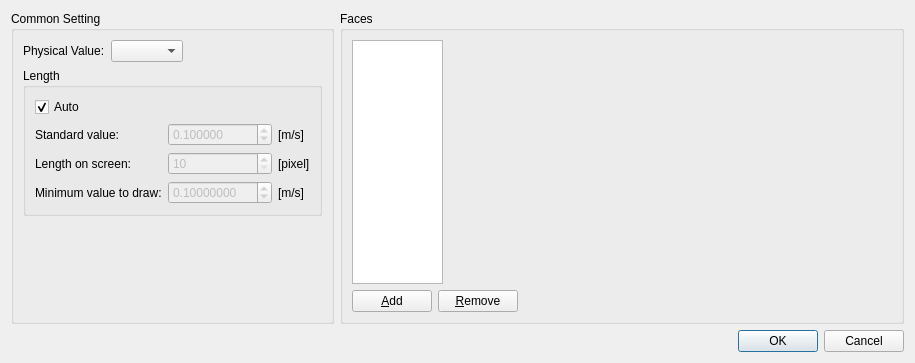
<?xml version="1.0" encoding="UTF-8"?>
<ui version="4.0">
 <class>Post3dWindowNodeVectorArrowSettingDialog</class>
 <widget class="QDialog" name="Post3dWindowNodeVectorArrowSettingDialog">
  <property name="geometry">
   <rect>
    <x>0</x>
    <y>0</y>
    <width>915</width>
    <height>363</height>
   </rect>
  </property>
  <property name="windowTitle">
   <string>Arrow Setting</string>
  </property>
  <layout class="QVBoxLayout" name="verticalLayout_4">
   <item>
    <layout class="QHBoxLayout" name="horizontalLayout_5" stretch="0,1">
     <item>
      <widget class="QGroupBox" name="commonSettinggroupBox">
       <property name="title">
        <string>Common Setting</string>
       </property>
       <layout class="QVBoxLayout" name="verticalLayout_2">
        <item>
         <layout class="QHBoxLayout" name="horizontalLayout_2">
          <item>
           <widget class="QLabel" name="physicalValueLabel">
            <property name="text">
             <string>Physical Value:</string>
            </property>
           </widget>
          </item>
          <item>
           <widget class="QComboBox" name="physicalValueComboBox"/>
          </item>
          <item>
           <spacer name="horizontalSpacer_3">
            <property name="orientation">
             <enum>Qt::Horizontal</enum>
            </property>
            <property name="sizeHint" stdset="0">
             <size>
              <width>40</width>
              <height>20</height>
             </size>
            </property>
           </spacer>
          </item>
         </layout>
        </item>
        <item>
         <widget class="QGroupBox" name="lengthGroupBox">
          <property name="title">
           <string>Length</string>
          </property>
          <layout class="QVBoxLayout" name="verticalLayout">
           <item>
            <layout class="QHBoxLayout" name="horizontalLayout">
             <item>
              <widget class="QCheckBox" name="lengthAutoCheckBox">
               <property name="text">
                <string>Auto</string>
               </property>
               <property name="checked">
                <bool>true</bool>
               </property>
              </widget>
             </item>
             <item>
              <spacer name="horizontalSpacer_2">
               <property name="orientation">
                <enum>Qt::Horizontal</enum>
               </property>
               <property name="sizeHint" stdset="0">
                <size>
                 <width>40</width>
                 <height>20</height>
                </size>
               </property>
              </spacer>
             </item>
            </layout>
           </item>
           <item>
            <layout class="QGridLayout" name="gridLayout">
             <item row="0" column="0">
              <widget class="QLabel" name="stdValueLabel">
               <property name="text">
                <string>Standard value:</string>
               </property>
              </widget>
             </item>
             <item row="0" column="1">
              <widget class="QDoubleSpinBox" name="stdValueSpinBox">
               <property name="enabled">
                <bool>false</bool>
               </property>
               <property name="decimals">
                <number>6</number>
               </property>
               <property name="minimum">
                <double>0.001000000000000</double>
               </property>
               <property name="maximum">
                <double>100.000000000000000</double>
               </property>
               <property name="singleStep">
                <double>0.100000000000000</double>
               </property>
               <property name="value">
                <double>0.100000000000000</double>
               </property>
              </widget>
             </item>
             <item row="0" column="2">
              <widget class="QLabel" name="stdValueUnitLabel">
               <property name="text">
                <string>[m/s]</string>
               </property>
              </widget>
             </item>
             <item row="1" column="0">
              <widget class="QLabel" name="legendLenLabel">
               <property name="text">
                <string>Length on screen:</string>
               </property>
              </widget>
             </item>
             <item row="1" column="1">
              <widget class="QSpinBox" name="legendLengthSpinBox">
               <property name="enabled">
                <bool>false</bool>
               </property>
               <property name="minimum">
                <number>10</number>
               </property>
               <property name="maximum">
                <number>1000</number>
               </property>
              </widget>
             </item>
             <item row="1" column="2">
              <widget class="QLabel" name="legendLenUnitLabel">
               <property name="text">
                <string>[pixel]</string>
               </property>
              </widget>
             </item>
             <item row="2" column="0">
              <widget class="QLabel" name="minValueLabel">
               <property name="text">
                <string>Minimum value to draw:</string>
               </property>
              </widget>
             </item>
             <item row="2" column="1">
              <widget class="QDoubleSpinBox" name="minValueSpinBox">
               <property name="enabled">
                <bool>false</bool>
               </property>
               <property name="decimals">
                <number>8</number>
               </property>
               <property name="minimum">
                <double>0.001000000000000</double>
               </property>
               <property name="maximum">
                <double>100.000000000000000</double>
               </property>
               <property name="singleStep">
                <double>0.100000000000000</double>
               </property>
               <property name="value">
                <double>0.100000000000000</double>
               </property>
              </widget>
             </item>
             <item row="2" column="2">
              <widget class="QLabel" name="minValueUnitLabel">
               <property name="text">
                <string>[m/s]</string>
               </property>
              </widget>
             </item>
            </layout>
           </item>
          </layout>
         </widget>
        </item>
        <item>
         <spacer name="verticalSpacer">
          <property name="orientation">
           <enum>Qt::Vertical</enum>
          </property>
          <property name="sizeHint" stdset="0">
           <size>
            <width>20</width>
            <height>111</height>
           </size>
          </property>
         </spacer>
        </item>
       </layout>
      </widget>
     </item>
     <item>
      <widget class="QGroupBox" name="faceGroupBox">
       <property name="title">
        <string>Faces</string>
       </property>
       <layout class="QVBoxLayout" name="verticalLayout_3">
        <item>
         <layout class="QHBoxLayout" name="horizontalLayout_3">
          <item>
           <widget class="QListWidget" name="faceListWidget">
            <property name="sizePolicy">
             <sizepolicy hsizetype="Preferred" vsizetype="Expanding">
              <horstretch>0</horstretch>
              <verstretch>0</verstretch>
             </sizepolicy>
            </property>
            <property name="maximumSize">
             <size>
              <width>91</width>
              <height>16777215</height>
             </size>
            </property>
            <property name="baseSize">
             <size>
              <width>0</width>
              <height>0</height>
             </size>
            </property>
           </widget>
          </item>
          <item>
           <widget class="Post3dWindowNodeGroupArrowFaceSettingWidget" name="faceSettingWidget" native="true"/>
          </item>
         </layout>
        </item>
        <item>
         <layout class="QHBoxLayout" name="horizontalLayout_4">
          <item>
           <widget class="QPushButton" name="faceAddButton">
            <property name="text">
             <string>&amp;Add</string>
            </property>
           </widget>
          </item>
          <item>
           <widget class="QPushButton" name="faceRemoveButton">
            <property name="text">
             <string>&amp;Remove</string>
            </property>
           </widget>
          </item>
          <item>
           <spacer name="horizontalSpacer_4">
            <property name="orientation">
             <enum>Qt::Horizontal</enum>
            </property>
            <property name="sizeHint" stdset="0">
             <size>
              <width>40</width>
              <height>20</height>
             </size>
            </property>
           </spacer>
          </item>
         </layout>
        </item>
       </layout>
      </widget>
     </item>
    </layout>
   </item>
   <item>
    <widget class="QDialogButtonBox" name="buttonBox">
     <property name="orientation">
      <enum>Qt::Horizontal</enum>
     </property>
     <property name="standardButtons">
      <set>QDialogButtonBox::Cancel|QDialogButtonBox::Ok</set>
     </property>
    </widget>
   </item>
  </layout>
 </widget>
 <customwidgets>
  <customwidget>
   <class>Post3dWindowNodeGroupArrowFaceSettingWidget</class>
   <extends>QWidget</extends>
   <header>post3dwindownodegrouparrowfacesettingwidget.h</header>
   <container>1</container>
  </customwidget>
 </customwidgets>
 <resources/>
 <connections>
  <connection>
   <sender>buttonBox</sender>
   <signal>accepted()</signal>
   <receiver>Post3dWindowNodeVectorArrowSettingDialog</receiver>
   <slot>accept()</slot>
   <hints>
    <hint type="sourcelabel">
     <x>257</x>
     <y>353</y>
    </hint>
    <hint type="destinationlabel">
     <x>157</x>
     <y>274</y>
    </hint>
   </hints>
  </connection>
  <connection>
   <sender>buttonBox</sender>
   <signal>rejected()</signal>
   <receiver>Post3dWindowNodeVectorArrowSettingDialog</receiver>
   <slot>reject()</slot>
   <hints>
    <hint type="sourcelabel">
     <x>325</x>
     <y>353</y>
    </hint>
    <hint type="destinationlabel">
     <x>286</x>
     <y>274</y>
    </hint>
   </hints>
  </connection>
  <connection>
   <sender>lengthAutoCheckBox</sender>
   <signal>toggled(bool)</signal>
   <receiver>stdValueSpinBox</receiver>
   <slot>setDisabled(bool)</slot>
   <hints>
    <hint type="sourcelabel">
     <x>40</x>
     <y>95</y>
    </hint>
    <hint type="destinationlabel">
     <x>158</x>
     <y>118</y>
    </hint>
   </hints>
  </connection>
  <connection>
   <sender>lengthAutoCheckBox</sender>
   <signal>toggled(bool)</signal>
   <receiver>legendLengthSpinBox</receiver>
   <slot>setDisabled(bool)</slot>
   <hints>
    <hint type="sourcelabel">
     <x>57</x>
     <y>93</y>
    </hint>
    <hint type="destinationlabel">
     <x>157</x>
     <y>144</y>
    </hint>
   </hints>
  </connection>
  <connection>
   <sender>lengthAutoCheckBox</sender>
   <signal>toggled(bool)</signal>
   <receiver>minValueSpinBox</receiver>
   <slot>setDisabled(bool)</slot>
   <hints>
    <hint type="sourcelabel">
     <x>63</x>
     <y>94</y>
    </hint>
    <hint type="destinationlabel">
     <x>160</x>
     <y>169</y>
    </hint>
   </hints>
  </connection>
 </connections>
</ui>
